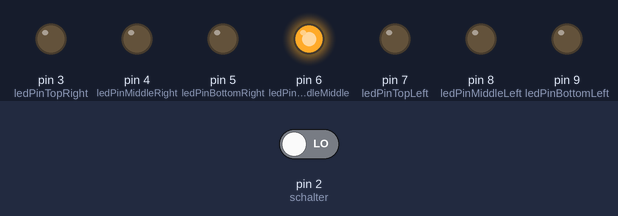
Bench run of a sketch on a simulated Arduino Uno, built with avr-gcc and run on an emulated ATmega328P. Parts: output pins drawn as LEDs (lit = HIGH). Inputs (shaded band) come from the test bench; at power-on: pin 2 (schalter) LOW.

Above: at 1.2 s.
1.3 s: pin 2 (schalter) driven HIGH
At 2.3 s:
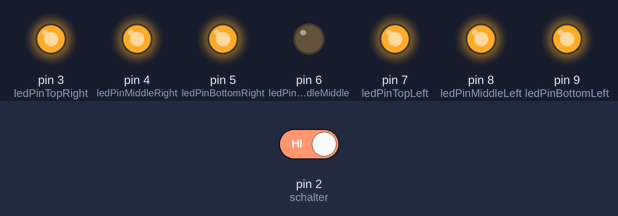
2.8 s: pin 2 (schalter) driven LOW
At 3.5 s:
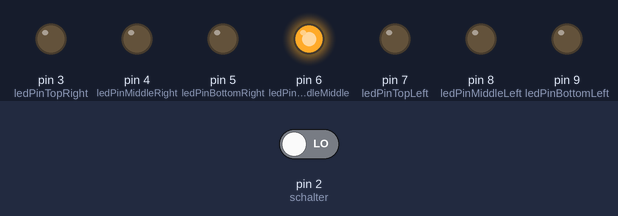
Timing chart, 0 to 5.8 s (numbered marks = the images above; inputs shaded):
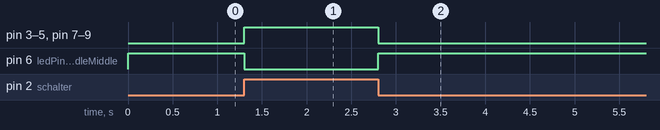

The sketch:

schalter.ino
```cpp
// Pins der LEDs
// (für bessere Lesbarkeit)
#define ledPinTopRight 3
#define ledPinMiddleRight 4
#define ledPinBottomRight 5
#define ledPinMiddleMiddle 6
#define ledPinTopLeft 7
#define ledPinMiddleLeft 8
#define ledPinBottomLeft 9
// nicht switch als bezeichnung benutzen,
// sonst funktioniert 'switch case' nicht mehr
#define schalter 2

// Array mit den Pins der LEDs
int wuerfelLeds[] =
{
  ledPinTopLeft,
  ledPinTopRight,
  ledPinMiddleLeft,
  ledPinMiddleMiddle,
  ledPinMiddleRight,
  ledPinBottomLeft,
  ledPinBottomRight
};

// Anzahl der Würfel LEDs:
// sizeof() ist Größe in Byte,
// desshalb muss man noch durch die Größe der Elemente teilen,
// um die Anzahl der Elemente zu erhalten.
int wuerfelLedsSize = sizeof(wuerfelLeds) / sizeof(wuerfelLeds[0]);

void setup()
{
  // LED-Pins als outputs deklarieren
  for(int i=0; i<wuerfelLedsSize; i++){
    pinMode(wuerfelLeds[i], OUTPUT);
  }
  // Schalter-Pin als input deklarieren
  pinMode(schalter, INPUT);
}

// Zeigt 6 bei gedrücktem Schalter an
// und 1 sonst
void loop()
{
  if(digitalRead(schalter) == HIGH){
    showD6Result(6);
  }else{
    showD6Result(1);
  }
  // Entprellen
  delay(100);
}

// Zeigt Zahl zwischen 1 und 6 an
void showD6Result(int result){
  int ledStates;
  switch (result) {
    case 1:
      // lsb = topLeft, msb = bottomRight
      ledStates = 0b0001000;
      break;
    case 2:
      ledStates = 0b1000001;
      break;
	case 3:
      ledStates = 0b1001001;
      break;
	case 4:
      ledStates = 0b1100011;
      break;
	case 5:
      ledStates = 0b1101011;
      break;
	case 6:
      ledStates = 0b1110111;
      break;
    default:
      // Bei ungültigem wert alle LEDs an
      ledStates = 0b1111111;
      break;
  }

  for(int i=0; i<wuerfelLedsSize; i++){
	digitalWrite(wuerfelLeds[i], (ledStates >> i) & 1);
  }
}
```

Measured:
- after the input at 1.3 s, pin 3 (ledPinTopRight), pin 4 (ledPinMiddleRight), pin 5 (ledPinBottomRight), pin 7 (ledPinTopLeft), pin 8 (ledPinMiddleLeft), pin 9 (ledPinBottomLeft): LOW → HIGH at once; pin 6 (ledPinMiddleMiddle): HIGH → LOW at once
- after the input at 2.8 s, pin 3 (ledPinTopRight), pin 4 (ledPinMiddleRight), pin 5 (ledPinBottomRight), pin 7 (ledPinTopLeft), pin 8 (ledPinMiddleLeft), pin 9 (ledPinBottomLeft): HIGH → LOW at once; pin 6 (ledPinMiddleMiddle): LOW → HIGH at once
